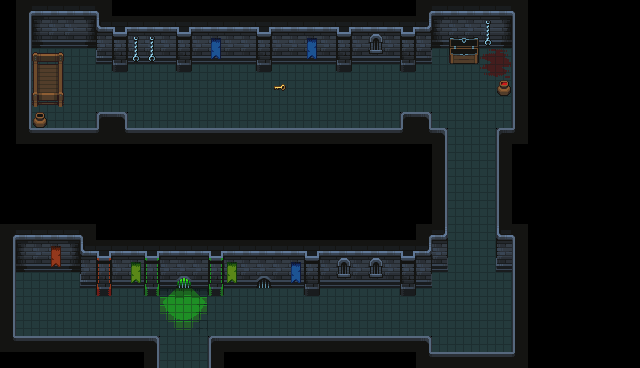

A 2D game scene composited from a Tiled map and its tileset images. What follows is a short description and the map's XML, with each tile layer's data collapsed to a summary:
An orthogonal 40x23 tile map with 16x16 px tiles, 4 tile layers (floor, walls, doors, props), 2 tilesets and 9 objects (win, Let`s go!, orc, Free, IamHero, ...).

<map version="1.8" tiledversion="1.8.6" orientation="orthogonal" renderorder="right-down" width="40" height="23" tilewidth="16" tileheight="16" infinite="0" nextlayerid="8" nextobjectid="17">
 <tileset firstgid="1" name="Dungeon tiles" tilewidth="16" tileheight="16" tilecount="625" columns="25">
  <image source="../images/Environment/Dungeon Prison/Assets/Tiles.png" width="400" height="400" />
  <tile id="0">
   <properties>
    <property name="obstacle" type="bool" value="true" />
   </properties>
  </tile>
  <tile id="1">
   <properties>
    <property name="obstacle" type="bool" value="true" />
   </properties>
  </tile>
  <tile id="2">
   <properties>
    <property name="obstacle" type="bool" value="true" />
   </properties>
  </tile>
  <tile id="3">
   <properties>
    <property name="obstacle" type="bool" value="true" />
   </properties>
  </tile>
  <tile id="25">
   <properties>
    <property name="obstacle" type="bool" value="true" />
   </properties>
  </tile>
  <tile id="26">
   <properties>
    <property name="obstacle" type="bool" value="true" />
   </properties>
  </tile>
  <tile id="27">
   <properties>
    <property name="obstacle" type="bool" value="true" />
   </properties>
  </tile>
  <tile id="28">
   <properties>
    <property name="obstacle" type="bool" value="true" />
   </properties>
  </tile>
  <tile id="50">
   <properties>
    <property name="obstacle" type="bool" value="true" />
   </properties>
  </tile>
  <tile id="51">
   <properties>
    <property name="obstacle" type="bool" value="true" />
   </properties>
  </tile>
  <tile id="52">
   <properties>
    <property name="obstacle" type="bool" value="true" />
   </properties>
  </tile>
  <tile id="53">
   <properties>
    <property name="obstacle" type="bool" value="true" />
   </properties>
  </tile>
  <tile id="75">
   <properties>
    <property name="obstacle" type="bool" value="true" />
   </properties>
  </tile>
  <tile id="76">
   <properties>
    <property name="obstacle" type="bool" value="true" />
   </properties>
  </tile>
  <tile id="77">
   <properties>
    <property name="obstacle" type="bool" value="true" />
   </properties>
  </tile>
  <tile id="100">
   <properties>
    <property name="obstacle" type="bool" value="true" />
   </properties>
  </tile>
  <tile id="101">
   <properties>
    <property name="obstacle" type="bool" value="true" />
   </properties>
  </tile>
  <tile id="102">
   <properties>
    <property name="obstacle" type="bool" value="true" />
   </properties>
  </tile>
  <tile id="103">
   <properties>
    <property name="obstacle" type="bool" value="true" />
   </properties>
  </tile>
  <tile id="104">
   <properties>
    <property name="obstacle" type="bool" value="true" />
   </properties>
  </tile>
  <tile id="109">
   <properties>
    <property name="obstacle" type="bool" value="true" />
   </properties>
  </tile>
  <tile id="125">
   <properties>
    <property name="obstacle" type="bool" value="true" />
   </properties>
  </tile>
  <tile id="126">
   <properties>
    <property name="obstacle" type="bool" value="true" />
   </properties>
  </tile>
  <tile id="127">
   <properties>
    <property name="obstacle" type="bool" value="true" />
   </properties>
  </tile>
  <tile id="128">
   <properties>
    <property name="obstacle" type="bool" value="true" />
   </properties>
  </tile>
  <tile id="129">
   <properties>
    <property name="obstacle" type="bool" value="true" />
   </properties>
  </tile>
  <tile id="134">
   <properties>
    <property name="obstacle" type="bool" value="true" />
   </properties>
  </tile>
  <tile id="150">
   <properties>
    <property name="obstacle" type="bool" value="true" />
   </properties>
  </tile>
  <tile id="151">
   <properties>
    <property name="obstacle" type="bool" value="true" />
   </properties>
  </tile>
  <tile id="152">
   <properties>
    <property name="obstacle" type="bool" value="true" />
   </properties>
  </tile>
  <tile id="153">
   <properties>
    <property name="obstacle" type="bool" value="true" />
   </properties>
  </tile>
  <tile id="154">
   <properties>
    <property name="obstacle" type="bool" value="true" />
   </properties>
  </tile>
  <tile id="209">
   <properties>
    <property name="obstacle" type="bool" value="true" />
   </properties>
  </tile>
  <tile id="234">
   <properties>
    <property name="obstacle" type="bool" value="true" />
   </properties>
  </tile>
  <tile id="325">
   <properties>
    <property name="obstacle" type="bool" value="true" />
   </properties>
  </tile>
  <tile id="326">
   <properties>
    <property name="obstacle" type="bool" value="true" />
   </properties>
  </tile>
  <tile id="327">
   <properties>
    <property name="obstacle" type="bool" value="true" />
   </properties>
  </tile>
  <tile id="328">
   <properties>
    <property name="obstacle" type="bool" value="true" />
   </properties>
  </tile>
  <tile id="329">
   <properties>
    <property name="obstacle" type="bool" value="true" />
   </properties>
  </tile>
 </tileset>
 <tileset firstgid="626" name="Dungeon props" tilewidth="16" tileheight="16" tilecount="625" columns="25">
  <image source="../images/Environment/Dungeon Prison/Assets/Props.png" width="400" height="400" />
  <tile id="6">
   <properties>
    <property name="obstacle" type="bool" value="true" />
   </properties>
  </tile>
  <tile id="7">
   <properties>
    <property name="obstacle" type="bool" value="true" />
   </properties>
  </tile>
  <tile id="8">
   <properties>
    <property name="obstacle" type="bool" value="true" />
   </properties>
  </tile>
  <tile id="107">
   <properties>
    <property name="obstacle" type="bool" value="true" />
   </properties>
  </tile>
  <tile id="132">
   <properties>
    <property name="obstacle" type="bool" value="true" />
   </properties>
  </tile>
  <tile id="157">
   <properties>
    <property name="obstacle" type="bool" value="true" />
   </properties>
  </tile>
 </tileset>
 <layer id="1" name="floor" width="40" height="23">
  <data>[920 cells, 385 non-empty, 27 distinct tile ids]</data>
 </layer>
 <layer id="2" name="walls" width="40" height="23">
  <data>[920 cells, 194 non-empty, 40 distinct tile ids]</data>
 </layer>
 <layer id="4" name="doors" width="40" height="23">
  <data>[920 cells, 0 non-empty, 0 distinct tile ids]</data>
 </layer>
 <layer id="3" name="props" width="40" height="23">
  <data>[920 cells, 43 non-empty, 29 distinct tile ids]</data>
 </layer>
 <objectgroup id="5" name="objects">
  <object id="6" name="win" x="173.404" y="345.62">
   <properties>
    <property name="object" value="((:stairs :level &quot;2_2&quot;))" />
   </properties>
   <point />
  </object>
  <object id="7" name="Let`s go!" x="72.7966" y="76">
   <properties>
    <property name="object">((:ui  :r 90 :g 135 :b 24 :text
"\"Finally home after a long day's work.
Time to unwind and play some vidyagame for a while.\"
"))</property>
   </properties>
   <point />
  </object>
  <object id="10" name="orc" x="56.4271" y="297.274">
   <properties>
    <property name="object">((:character :speed 50.0)
 (:animation-state :sprite :orc)
 (:sprite-sheet)
 (:size)
 (:ai :notice-range 152000.0
      :attack-range 1000.0))</property>
   </properties>
   <point />
  </object>
  <object id="11" name="Free" x="112.166" y="83.2643">
   <properties>
    <property name="object">((:ui  :r 90 :g 135 :b 24 :text
"\"The game has this whole dungeon escape theme going on.
Might be worth a shot.\"
"))</property>
   </properties>
   <point />
  </object>
  </objectgroup>
</map>
<!-- 5 of 9 objects omitted -->
